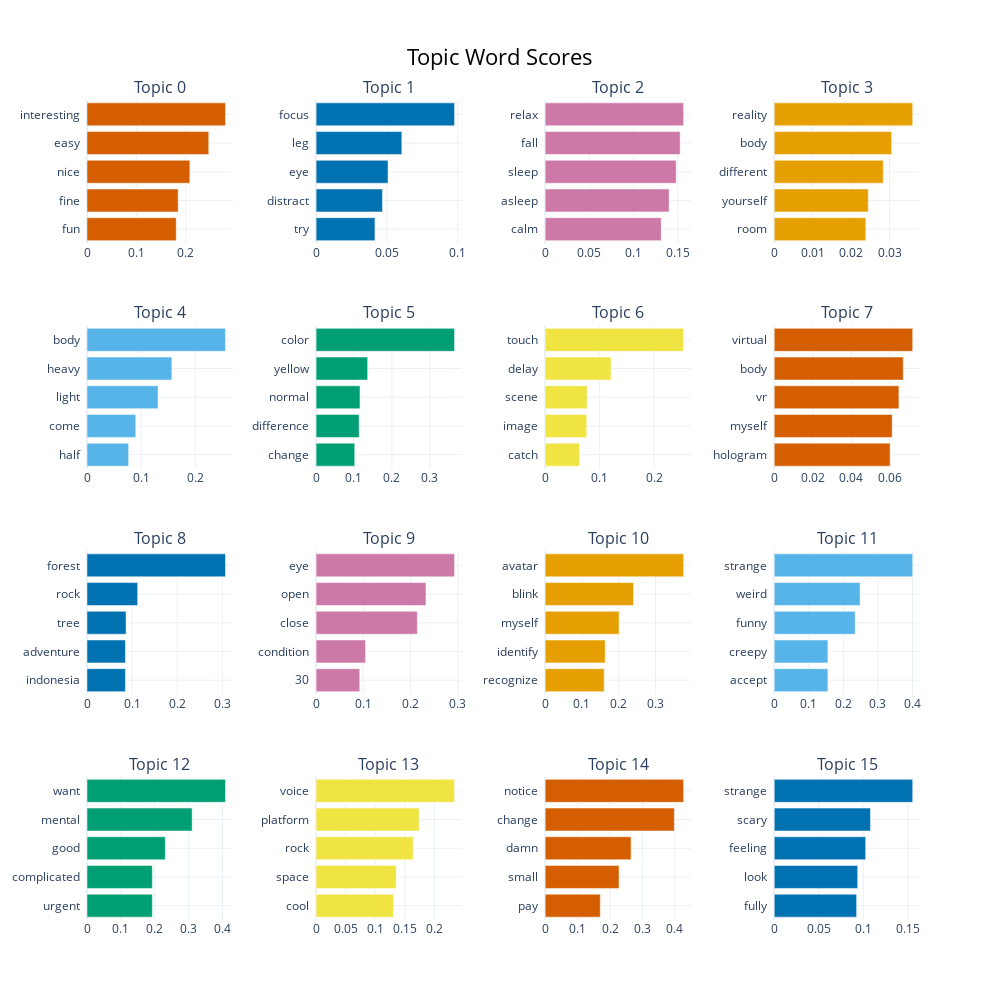

Notebook cell for this chart:
### Code cell
topic_model.visualize_barchart(top_n_topics=16)

### Figure 1 — Plotly figure (JSON) as saved in the notebook; plotly's stock layout.template omitted (floating-point values rounded to 4 significant figures)
{"data": [{"marker": {"color": "#D55E00"}, "orientation": "h", "type": "bar", "x": [0.1807, 0.1846, 0.2083, 0.2465, 0.2804], "xaxis": "x", "y": ["fun  ", "fine  ", "nice  ", "easy  ", "interesting  "], "yaxis": "y"}, {"marker": {"color": "#0072B2"}, "orientation": "h", "type": "bar", "x": [0.04157, 0.04688, 0.05078, 0.06054, 0.09774], "xaxis": "x2", "y": ["try  ", "distract  ", "eye  ", "leg  ", "focus  "], "yaxis": "y2"}, {"marker": {"color": "#CC79A7"}, "orientation": "h", "type": "bar", "x": [0.1312, 0.1401, 0.1481, 0.1526, 0.1566], "xaxis": "x3", "y": ["calm  ", "asleep  ", "sleep  ", "fall  ", "relax  "], "yaxis": "y3"}, {"marker": {"color": "#E69F00"}, "orientation": "h", "type": "bar", "x": [0.02383, 0.02447, 0.02837, 0.03055, 0.03603], "xaxis": "x4", "y": ["room  ", "yourself  ", "different  ", "body  ", "reality  "], "yaxis": "y4"}, {"marker": {"color": "#56B4E9"}, "orientation": "h", "type": "bar", "x": [0.07692, 0.09, 0.1312, 0.1567, 0.2557], "xaxis": "x5", "y": ["half  ", "come  ", "light  ", "heavy  ", "body  "], "yaxis": "y5"}, {"marker": {"color": "#009E73"}, "orientation": "h", "type": "bar", "x": [0.1019, 0.1135, 0.1158, 0.136, 0.3652], "xaxis": "x6", "y": ["change  ", "difference  ", "normal  ", "yellow  ", "color  "], "yaxis": "y6"}, {"marker": {"color": "#F0E442"}, "orientation": "h", "type": "bar", "x": [0.06316, 0.07633, 0.07692, 0.1209, 0.254], "xaxis": "x7", "y": ["catch  ", "image  ", "scene  ", "delay  ", "touch  "], "yaxis": "y7"}, {"marker": {"color": "#D55E00"}, "orientation": "h", "type": "bar", "x": [0.06003, 0.06109, 0.06459, 0.06684, 0.07173], "xaxis": "x8", "y": ["hologram  ", "myself  ", "vr  ", "body  ", "virtual  "], "yaxis": "y8"}, {"marker": {"color": "#0072B2"}, "orientation": "h", "type": "bar", "x": [0.08524, 0.08524, 0.08665, 0.1123, 0.3071], "xaxis": "x9", "y": ["indonesia  ", "adventure  ", "tree  ", "rock  ", "forest  "], "yaxis": "y9"}, {"marker": {"color": "#CC79A7"}, "orientation": "h", "type": "bar", "x": [0.09246, 0.1046, 0.2142, 0.2325, 0.293], "xaxis": "x10", "y": ["30  ", "condition  ", "close  ", "open  ", "eye  "], "yaxis": "y10"}, {"marker": {"color": "#E69F00"}, "orientation": "h", "type": "bar", "x": [0.1607, 0.1633, 0.2011, 0.2405, 0.3768], "xaxis": "x11", "y": ["recognize  ", "identify  ", "myself  ", "blink  ", "avatar  "], "yaxis": "y11"}, {"marker": {"color": "#56B4E9"}, "orientation": "h", "type": "bar", "x": [0.1553, 0.1553, 0.2342, 0.2483, 0.4006], "xaxis": "x12", "y": ["accept  ", "creepy  ", "funny  ", "weird  ", "strange  "], "yaxis": "y12"}, {"marker": {"color": "#009E73"}, "orientation": "h", "type": "bar", "x": [0.1928, 0.1928, 0.2312, 0.3103, 0.4087], "xaxis": "x13", "y": ["urgent  ", "complicated  ", "good  ", "mental  ", "want  "], "yaxis": "y13"}, {"marker": {"color": "#F0E442"}, "orientation": "h", "type": "bar", "x": [0.131, 0.1355, 0.1642, 0.1741, 0.2341], "xaxis": "x14", "y": ["cool  ", "space  ", "rock  ", "platform  ", "voice  "], "yaxis": "y14"}, {"marker": {"color": "#D55E00"}, "orientation": "h", "type": "bar", "x": [0.1701, 0.2279, 0.2649, 0.3985, 0.4271], "xaxis": "x15", "y": ["pay  ", "small  ", "damn  ", "change  ", "notice  "], "yaxis": "y15"}, {"marker": {"color": "#0072B2"}, "orientation": "h", "type": "bar", "x": [0.09248, 0.09373, 0.1027, 0.108, 0.1555], "xaxis": "x16", "y": ["fully  ", "look  ", "feeling  ", "scary  ", "strange  "], "yaxis": "y16"}], "layout": {"annotations": [{"font": {"size": 16}, "showarrow": false, "text": "Topic 0", "x": 0.0875, "xanchor": "center", "xref": "paper", "y": 1, "yanchor": "bottom", "yref": "paper"}, {"font": {"size": 16}, "showarrow": false, "text": "Topic 1", "x": 0.3625, "xanchor": "center", "xref": "paper", "y": 1, "yanchor": "bottom", "yref": "paper"}, {"font": {"size": 16}, "showarrow": false, "text": "Topic 2", "x": 0.6375, "xanchor": "center", "xref": "paper", "y": 1, "yanchor": "bottom", "yref": "paper"}, {"font": {"size": 16}, "showarrow": false, "text": "Topic 3", "x": 0.9125, "xanchor": "center", "xref": "paper", "y": 1, "yanchor": "bottom", "yref": "paper"}, {"font": {"size": 16}, "showarrow": false, "text": "Topic 4", "x": 0.0875, "xanchor": "center", "xref": "paper", "y": 0.725, "yanchor": "bottom", "yref": "paper"}, {"font": {"size": 16}, "showarrow": false, "text": "Topic 5", "x": 0.3625, "xanchor": "center", "xref": "paper", "y": 0.725, "yanchor": "bottom", "yref": "paper"}, {"font": {"size": 16}, "showarrow": false, "text": "Topic 6", "x": 0.6375, "xanchor": "center", "xref": "paper", "y": 0.725, "yanchor": "bottom", "yref": "paper"}, {"font": {"size": 16}, "showarrow": false, "text": "Topic 7", "x": 0.9125, "xanchor": "center", "xref": "paper", "y": 0.725, "yanchor": "bottom", "yref": "paper"}, {"font": {"size": 16}, "showarrow": false, "text": "Topic 8", "x": 0.0875, "xanchor": "center", "xref": "paper", "y": 0.45, "yanchor": "bottom", "yref": "paper"}, {"font": {"size": 16}, "showarrow": false, "text": "Topic 9", "x": 0.3625, "xanchor": "center", "xref": "paper", "y": 0.45, "yanchor": "bottom", "yref": "paper"}, {"font": {"size": 16}, "showarrow": false, "text": "Topic 10", "x": 0.6375, "xanchor": "center", "xref": "paper", "y": 0.45, "yanchor": "bottom", "yref": "paper"}, {"font": {"size": 16}, "showarrow": false, "text": "Topic 11", "x": 0.9125, "xanchor": "center", "xref": "paper", "y": 0.45, "yanchor": "bottom", "yref": "paper"}, {"font": {"size": 16}, "showarrow": false, "text": "Topic 12", "x": 0.0875, "xanchor": "center", "xref": "paper", "y": 0.175, "yanchor": "bottom", "yref": "paper"}, {"font": {"size": 16}, "showarrow": false, "text": "Topic 13", "x": 0.3625, "xanchor": "center", "xref": "paper", "y": 0.175, "yanchor": "bottom", "yref": "paper"}, {"font": {"size": 16}, "showarrow": false, "text": "Topic 14", "x": 0.6375, "xanchor": "center", "xref": "paper", "y": 0.175, "yanchor": "bottom", "yref": "paper"}, {"font": {"size": 16}, "showarrow": false, "text": "Topic 15", "x": 0.9125, "xanchor": "center", "xref": "paper", "y": 0.175, "yanchor": "bottom", "yref": "paper"}], "height": 1000, "hoverlabel": {"bgcolor": "white", "font": {"family": "Rockwell", "size": 16}}, "showlegend": false, "title": {"font": {"color": "Black", "size": 22}, "text": "Topic Word Scores", "x": 0.5, "xanchor": "center", "yanchor": "top"}, "width": 1000, "xaxis": {"anchor": "y", "domain": [0, 0.175], "showgrid": true}, "xaxis10": {"anchor": "y10", "domain": [0.275, 0.45], "showgrid": true}, "xaxis11": {"anchor": "y11", "domain": [0.55, 0.725], "showgrid": true}, "xaxis12": {"anchor": "y12", "domain": [0.825, 1], "showgrid": true}, "xaxis13": {"anchor": "y13", "domain": [0, 0.175], "showgrid": true}, "xaxis14": {"anchor": "y14", "domain": [0.275, 0.45], "showgrid": true}, "xaxis15": {"anchor": "y15", "domain": [0.55, 0.725], "showgrid": true}, "xaxis16": {"anchor": "y16", "domain": [0.825, 1], "showgrid": true}, "xaxis2": {"anchor": "y2", "domain": [0.275, 0.45], "showgrid": true}, "xaxis3": {"anchor": "y3", "domain": [0.55, 0.725], "showgrid": true}, "xaxis4": {"anchor": "y4", "domain": [0.825, 1], "showgrid": true}, "xaxis5": {"anchor": "y5", "domain": [0, 0.175], "showgrid": true}, "xaxis6": {"anchor": "y6", "domain": [0.275, 0.45], "showgrid": true}, "xaxis7": {"anchor": "y7", "domain": [0.55, 0.725], "showgrid": true}, "xaxis8": {"anchor": "y8", "domain": [0.825, 1], "showgrid": true}, "xaxis9": {"anchor": "y9", "domain": [0, 0.175], "showgrid": true}, "yaxis": {"anchor": "x", "domain": [0.825, 1], "showgrid": true}, "yaxis10": {"anchor": "x10", "domain": [0.275, 0.45], "showgrid": true}, "yaxis11": {"anchor": "x11", "domain": [0.275, 0.45], "showgrid": true}, "yaxis12": {"anchor": "x12", "domain": [0.275, 0.45], "showgrid": true}, "yaxis13": {"anchor": "x13", "domain": [0, 0.175], "showgrid": true}, "yaxis14": {"anchor": "x14", "domain": [0, 0.175], "showgrid": true}, "yaxis15": {"anchor": "x15", "domain": [0, 0.175], "showgrid": true}, "yaxis16": {"anchor": "x16", "domain": [0, 0.175], "showgrid": true}, "yaxis2": {"anchor": "x2", "domain": [0.825, 1], "showgrid": true}, "yaxis3": {"anchor": "x3", "domain": [0.825, 1], "showgrid": true}, "yaxis4": {"anchor": "x4", "domain": [0.825, 1], "showgrid": true}, "yaxis5": {"anchor": "x5", "domain": [0.55, 0.725], "showgrid": true}, "yaxis6": {"anchor": "x6", "domain": [0.55, 0.725], "showgrid": true}, "yaxis7": {"anchor": "x7", "domain": [0.55, 0.725], "showgrid": true}, "yaxis8": {"anchor": "x8", "domain": [0.55, 0.725], "showgrid": true}, "yaxis9": {"anchor": "x9", "domain": [0.275, 0.45], "showgrid": true}}}
